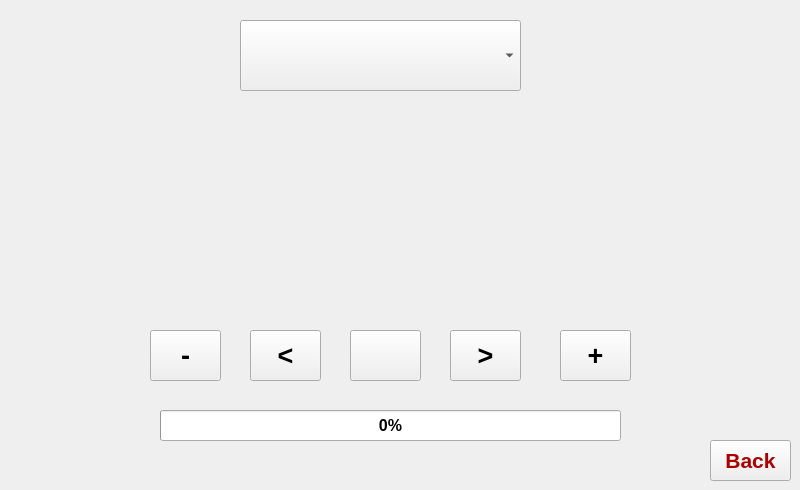
<?xml version="1.0" encoding="UTF-8"?>
<ui version="4.0">
 <class>Form</class>
 <widget class="QWidget" name="Form">
  <property name="geometry">
   <rect>
    <x>0</x>
    <y>0</y>
    <width>800</width>
    <height>490</height>
   </rect>
  </property>
  <property name="windowTitle">
   <string>Form</string>
  </property>
  <property name="windowIcon">
   <iconset>
    <normaloff>../Images/icon.png</normaloff>../Images/icon.png</iconset>
  </property>
  <property name="styleSheet">
   <string notr="true">
QProgressBar:horizontal {
    border: 1px solid #3A3939;
    text-align: center;
    padding: 1px;
    background: #201F1F;
}
QProgressBar::chunk:horizontal {
    background-color: qlineargradient(spread:reflect, x1:1, y1:0.545, x2:1, y2:0, stop:0 rgba(28, 66, 111, 255), stop:1 rgba(37, 87, 146, 255));
}

QToolTip
{
    border: 1px solid #3A3939;
    background-color: rgb(90, 102, 117);;
    color: white;
    padding: 1px;
    opacity: 200;
}

QWidget
{
    color: silver;
    background-color: #302F2F;
    selection-background-color:#3d8ec9;
    selection-color: black;
    background-clip: border;
    border-image: none;
    outline: 0;
}

QWidget:item:hover
{
    background-color: #78879b;
    color: black;
}

QWidget:item:selected
{
    background-color: #3d8ec9;
}

QCheckBox
{
    spacing: 5px;
    outline: none;
    color: #bbb;
    margin-bottom: 2px;
}

QCheckBox:disabled
{
    color: #777777;
}
QCheckBox::indicator,
QGroupBox::indicator
{
    width: 18px;
    height: 18px;
}
QGroupBox::indicator
{
    margin-left: 2px;
}

QCheckBox::indicator:unchecked,
QCheckBox::indicator:unchecked:hover,
QGroupBox::indicator:unchecked,
QGroupBox::indicator:unchecked:hover
{
    image: url(:/dark_blue/img/checkbox_unchecked.png);
}

QCheckBox::indicator:unchecked:focus,
QCheckBox::indicator:unchecked:pressed,
QGroupBox::indicator:unchecked:focus,
QGroupBox::indicator:unchecked:pressed
{
  border: none;
    image: url(:/dark_blue/img/checkbox_unchecked_focus.png);
}

QCheckBox::indicator:checked,
QCheckBox::indicator:checked:hover,
QGroupBox::indicator:checked,
QGroupBox::indicator:checked:hover
{
    image: url(:/dark_blue/img/checkbox_checked.png);
}

QCheckBox::indicator:checked:focus,
QCheckBox::indicator:checked:pressed,
QGroupBox::indicator:checked:focus,
QGroupBox::indicator:checked:pressed
{
  border: none;
    image: url(:/dark_blue/img/checkbox_checked_focus.png);
}

QCheckBox::indicator:indeterminate,
QCheckBox::indicator:indeterminate:hover,
QCheckBox::indicator:indeterminate:pressed
QGroupBox::indicator:indeterminate,
QGroupBox::indicator:indeterminate:hover,
QGroupBox::indicator:indeterminate:pressed
{
    image: url(:/dark_blue/img/checkbox_indeterminate.png);
}

QCheckBox::indicator:indeterminate:focus,
QGroupBox::indicator:indeterminate:focus
{
    image: url(:/dark_blue/img/checkbox_indeterminate_focus.png);
}

QCheckBox::indicator:checked:disabled,
QGroupBox::indicator:checked:disabled
{
    image: url(:/dark_blue/img/checkbox_checked_disabled.png);
}

QCheckBox::indicator:unchecked:disabled,
QGroupBox::indicator:unchecked:disabled
{
    image: url(:/dark_blue/img/checkbox_unchecked_disabled.png);
}

QRadioButton
{
    spacing: 5px;
    outline: none;
    color: #bbb;
    margin-bottom: 2px;
}

QRadioButton:disabled
{
    color: #777777;
}
QRadioButton::indicator
{
    width: 21px;
    height: 21px;
}

QRadioButton::indicator:unchecked,
QRadioButton::indicator:unchecked:hover
{
    image: url(:/dark_blue/img/radio_unchecked.png);
}

QRadioButton::indicator:unchecked:focus,
QRadioButton::indicator:unchecked:pressed
{
  border: none;
  outline: none;
    image: url(:/dark_blue/img/radio_unchecked_focus.png);
}

QRadioButton::indicator:checked,
QRadioButton::indicator:checked:hover
{
  border: none;
  outline: none;
    image: url(:/dark_blue/img/radio_checked.png);
}

QRadioButton::indicator:checked:focus,
QRadioButton::indicato::menu-arrowr:checked:pressed
{
  border: none;
  outline: none;
    image: url(:/dark_blue/img/radio_checked_focus.png);
}

QRadioButton::indicator:indeterminate,
QRadioButton::indicator:indeterminate:hover,
QRadioButton::indicator:indeterminate:pressed
{
        image: url(:/dark_blue/img/radio_indeterminate.png);
}

QRadioButton::indicator:checked:disabled
{
  outline: none;
  image: url(:/dark_blue/img/radio_checked_disabled.png);
}

QRadioButton::indicator:unchecked:disabled
{
    image: url(:/dark_blue/img/radio_unchecked_disabled.png);
}


QMenuBar
{
    background-color: #302F2F;
    color: silver;
}

QMenuBar::item
{
    background: transparent;
}

QMenuBar::item:selected
{
    background: transparent;
    border: 1px solid #3A3939;
}

QMenuBar::item:pressed
{
    border: 1px solid #3A3939;
    background-color: #3d8ec9;
    color: black;
    margin-bottom:-1px;
    padding-bottom:1px;
}

QMenu
{
    border: 1px solid #3A3939;
    color: silver;
    margin: 1px;
}

QMenu::icon
{
    margin: 1px;
}

QMenu::item
{
    padding: 2px 2px 2px 25px;
    margin-left: 5px;
    border: 1px solid transparent; /* reserve space for selection border */
}

QMenu::item:selected
{
    color: black;
}

QMenu::separator {
    height: 2px;
    background: lightblue;
    margin-left: 10px;
    margin-right: 5px;
}

QMenu::indicator {
    width: 16px;
    height: 16px;
}

/* non-exclusive indicator = check box style indicator
   (see QActionGroup::setExclusive) */
QMenu::indicator:non-exclusive:unchecked {
    image: url(:/dark_blue/img/checkbox_unchecked.png);
}

QMenu::indicator:non-exclusive:unchecked:selected {
    image: url(:/dark_blue/img/checkbox_unchecked_disabled.png);
}

QMenu::indicator:non-exclusive:checked {
    image: url(:/dark_blue/img/checkbox_checked.png);
}

QMenu::indicator:non-exclusive:checked:selected {
    image: url(:/dark_blue/img/checkbox_checked_disabled.png);
}

/* exclusive indicator = radio button style indicator (see QActionGroup::setExclusive) */
QMenu::indicator:exclusive:unchecked {
    image: url(:/dark_blue/img/radio_unchecked.png);
}

QMenu::indicator:exclusive:unchecked:selected {
    image: url(:/dark_blue/img/radio_unchecked_disabled.png);
}

QMenu::indicator:exclusive:checked {
    image: url(:/dark_blue/img/radio_checked.png);
}

QMenu::indicator:exclusive:checked:selected {
    image: url(:/dark_blue/img/radio_checked_disabled.png);
}

QMenu::right-arrow {
    margin: 5px;
    image: url(:/dark_blue/img/right_arrow.png)
}


QWidget:disabled
{
    color: #808080;
    background-color: #302F2F;
}

QAbstractItemView
{
    alternate-background-color: #3A3939;
    color: silver;
    border: 1px solid 3A3939;
    border-radius: 2px;
    padding: 1px;
}

QWidget:focus, QMenuBar:focus
{
    border: 1px solid #78879b;
}

QTabWidget:focus, QCheckBox:focus, QRadioButton:focus, QSlider:focus
{
    border: none;
}

QLineEdit
{
    background-color: #201F1F;
    padding: 2px;
    border-style: solid;
    border: 1px solid #3A3939;
    border-radius: 2px;
    color: silver;
}

QGroupBox {
    border:1px solid #3A3939;
    border-radius: 2px;
    margin-top: 20px;
    background-color: #302F2F;
    color: silver;
}

QGroupBox::title {
    subcontrol-origin: margin;
    subcontrol-position: top center;
    padding-left: 10px;
    padding-right: 10px;
    padding-top: 10px;
}

QAbstractScrollArea
{
    border-radius: 2px;
    border: 1px solid #3A3939;
    background-color: transparent;
}

QScrollBar:horizontal
{
    height: 15px;
    margin: 3px 15px 3px 15px;
    border: 1px transparent #2A2929;
    border-radius: 4px;
    background-color: #2A2929;
}

QScrollBar::handle:horizontal
{
    background-color: #605F5F;
    min-width: 5px;
    border-radius: 4px;
}

QScrollBar::add-line:horizontal
{
    margin: 0px 3px 0px 3px;
    border-image: url(:/dark_blue/img/right_arrow_disabled.png);
    width: 10px;
    height: 10px;
    subcontrol-position: right;
    subcontrol-origin: margin;
}

QScrollBar::sub-line:horizontal
{
    margin: 0px 3px 0px 3px;
    border-image: url(:/dark_blue/img/left_arrow_disabled.png);
    height: 10px;
    width: 10px;
    subcontrol-position: left;
    subcontrol-origin: margin;
}

QScrollBar::add-line:horizontal:hover,QScrollBar::add-line:horizontal:on
{
    border-image: url(:/dark_blue/img/right_arrow.png);
    height: 10px;
    width: 10px;
    subcontrol-position: right;
    subcontrol-origin: margin;
}


QScrollBar::sub-line:horizontal:hover, QScrollBar::sub-line:horizontal:on
{
    border-image: url(:/dark_blue/img/left_arrow.png);
    height: 10px;
    width: 10px;
    subcontrol-position: left;
    subcontrol-origin: margin;
}

QScrollBar::up-arrow:horizontal, QScrollBar::down-arrow:horizontal
{
    background: none;
}


QScrollBar::add-page:horizontal, QScrollBar::sub-page:horizontal
{
    background: none;
}

QScrollBar:vertical
{
    background-color: #2A2929;
    width: 15px;
    margin: 15px 3px 15px 3px;
    border: 1px transparent #2A2929;
    border-radius: 4px;
}

QScrollBar::handle:vertical
{
    background-color: #605F5F;
    min-height: 5px;
    border-radius: 4px;
}

QScrollBar::sub-line:vertical
{
    margin: 3px 0px 3px 0px;
    border-image: url(:/dark_blue/img/up_arrow_disabled.png);
    height: 10px;
    width: 10px;
    subcontrol-position: top;
    subcontrol-origin: margin;
}

QScrollBar::add-line:vertical
{
    margin: 3px 0px 3px 0px;
    border-image: url(:/dark_blue/img/down_arrow_disabled.png);
    height: 10px;
    width: 10px;
    subcontrol-position: bottom;
    subcontrol-origin: margin;
}

QScrollBar::sub-line:vertical:hover,QScrollBar::sub-line:vertical:on
{

    border-image: url(:/dark_blue/img/up_arrow.png);
    height: 10px;
    width: 10px;
    subcontrol-position: top;
    subcontrol-origin: margin;
}


QScrollBar::add-line:vertical:hover, QScrollBar::add-line:vertical:on
{
    border-image: url(:/dark_blue/img/down_arrow.png);
    height: 10px;
    width: 10px;
    subcontrol-position: bottom;
    subcontrol-origin: margin;
}

QScrollBar::up-arrow:vertical, QScrollBar::down-arrow:vertical
{
    background: none;
}


QScrollBar::add-page:vertical, QScrollBar::sub-page:vertical
{
    background: none;
}

QTextEdit
{
    background-color: #201F1F;
    color: silver;
    border: 1px solid #3A3939;
}

QPlainTextEdit
{
    background-color: #201F1F;;
    color: silver;
    border-radius: 2px;
    border: 1px solid #3A3939;
}

QHeaderView::section
{
    background-color: #3A3939;
    color: silver;
    padding-left: 4px;
    border: 1px solid #6c6c6c;
}

QSizeGrip {
    image: url(:/dark_blue/img/sizegrip.png);
    width: 12px;
    height: 12px;
}

QMainWindow
{
    background-color: #302F2F;

}

QMainWindow::separator
{
    background-color: #302F2F;
    color: white;
    padding-left: 4px;
    spacing: 2px;
    border: 1px dashed #3A3939;
}

QMainWindow::separator:hover
{

    background-color: #787876;
    color: white;
    padding-left: 4px;
    border: 1px solid #3A3939;
    spacing: 2px;
}


QMenu::separator
{
    height: 1px;
    background-color: #3A3939;
    color: white;
    padding-left: 4px;
    margin-left: 10px;
    margin-right: 5px;
}


QFrame
{
    border-radius: 2px;
    border: 1px solid #444;
}

QFrame[frameShape=&quot;0&quot;]
{
    border-radius: 2px;
    border: 1px transparent #444;
}

QStackedWidget
{
    background-color: #302F2F;
    border: 1px transparent black;
}

QToolBar {
    border: 1px transparent #393838;
    background: 1px solid #302F2F;
    font-weight: bold;
}

QToolBar::handle:horizontal {
    image: url(:/dark_blue/img/Hmovetoolbar.png);
}
QToolBar::handle:vertical {
    image: url(:/dark_blue/img/Vmovetoolbar.png);
}
QToolBar::separator:horizontal {
    image: url(:/dark_blue/img/Hsepartoolbar.png);
}
QToolBar::separator:vertical {
    image: url(:/dark_blue/img/Vsepartoolbars.png);
}

QPushButton
{
    color: silver;
    background-color: #302F2F;
    border-width: 2px;
    border-color: #4A4949;
    border-style: solid;
    padding-top: 2px;
    padding-bottom: 2px;
    padding-left: 10px;
    padding-right: 10px;
    border-radius: 12px;
    /* outline: none; */
    /* min-width: 40px; */
}

QPushButton:disabled
{
    background-color: #302F2F;
    border-width: 2px;
    border-color: #3A3939;
    border-style: solid;
    padding-top: 2px;
    padding-bottom: 2px;
    padding-left: 10px;
    padding-right: 10px;
    /*border-radius: 2px;*/
    color: #808080;
}

QPushButton:focus {
    background-color: #3d8ec9;
    color: white;
}

QComboBox
{
    selection-background-color: #3d8ec9;
    background-color: #201F1F;
    border-style: solid;
    border: 1px solid #3A3939;
    border-radius: 2px;
    padding: 2px;
    min-width: 75px;
}

QPushButton:checked{
    background-color: #4A4949;
    border-color: #6A6969;
}

QPushButton:hover {
    border: 2px solid #78879b;
    color: silver;
}

QComboBox:hover, QAbstractSpinBox:hover,QLineEdit:hover,QTextEdit:hover,QPlainTextEdit:hover,QAbstractView:hover,QTreeView:hover
{
    border: 1px solid #78879b;
    color: silver;
}

QComboBox:on
{
    background-color: #626873;
    padding-top: 3px;
    padding-left: 4px;
    selection-background-color: #4a4a4a;
}

QComboBox QAbstractItemView
{
    background-color: #201F1F;
    border-radius: 2px;
    border: 1px solid #444;
    selection-background-color: #3d8ec9;
    color: silver;
}

QComboBox::drop-down
{
    subcontrol-origin: padding;
    subcontrol-position: top right;
    width: 15px;

    border-left-width: 0px;
    border-left-color: darkgray;
    border-left-style: solid;
    border-top-right-radius: 3px;
    border-bottom-right-radius: 3px;
}

QComboBox::down-arrow
{
    image: url(:/dark_blue/img/down_arrow_disabled.png);
}

QComboBox::down-arrow:on, QComboBox::down-arrow:hover,
QComboBox::down-arrow:focus
{
    image: url(:/dark_blue/img/down_arrow.png);
}

QPushButton:pressed
{
    background-color: #484846;
}

QAbstractSpinBox {
    padding-top: 2px;
    padding-bottom: 2px;
    border: 1px solid #3A3939;
    background-color: #201F1F;
    color: silver;
    border-radius: 2px;
    min-width: 75px;
}

QAbstractSpinBox:up-button
{
    background-color: transparent;
    subcontrol-origin: border;
    subcontrol-position: top right;
}

QAbstractSpinBox:down-button
{
    background-color: transparent;
    subcontrol-origin: border;
    subcontrol-position: bottom right;
}

QAbstractSpinBox::up-arrow,QAbstractSpinBox::up-arrow:disabled,QAbstractSpinBox::up-arrow:off {
    image: url(:/dark_blue/img/up_arrow_disabled.png);
    width: 10px;
    height: 10px;
}
QAbstractSpinBox::up-arrow:hover
{
    image: url(:/dark_blue/img/up_arrow.png);
}


QAbstractSpinBox::down-arrow,QAbstractSpinBox::down-arrow:disabled,QAbstractSpinBox::down-arrow:off
{
    image: url(:/dark_blue/img/down_arrow_disabled.png);
    width: 10px;
    height: 10px;
}
QAbstractSpinBox::down-arrow:hover
{
    image: url(:/dark_blue/img/down_arrow.png);
}


QLabel
{
    border: 0px solid black;
}

QTabWidget{
    border: 1px transparent black;
}

QTabWidget::pane {
    border: 1px solid #444;
    border-radius: 3px;
    padding: 3px;
}

QTabBar
{
    qproperty-drawBase: 0;
    left: 5px; /* move to the right by 5px */
}

QTabBar:focus
{
    border: 0px transparent black;
}

QTabBar::close-button  {
    image: url(:/dark_blue/img/close.png);
    background: transparent;
}

QTabBar::close-button:hover
{
    image: url(:/dark_blue/img/close-hover.png);
    background: transparent;
}

QTabBar::close-button:pressed {
    image: url(:/dark_blue/img/close-pressed.png);
    background: transparent;
}

/* TOP TABS */
QTabBar::tab:top {
    color: #b1b1b1;
    border: 1px solid #4A4949;
    border-bottom: 1px transparent black;
    background-color: #302F2F;
    padding: 5px;
    border-top-left-radius: 2px;
    border-top-right-radius: 2px;
}

QTabBar::tab:top:!selected
{
    color: #b1b1b1;
    background-color: #201F1F;
    border: 1px transparent #4A4949;
    border-bottom: 1px transparent #4A4949;
    border-top-left-radius: 0px;
    border-top-right-radius: 0px;
}

QTabBar::tab:top:!selected:hover {
    background-color: #48576b;
}

/* BOTTOM TABS */
QTabBar::tab:bottom {
    color: #b1b1b1;
    border: 1px solid #4A4949;
    border-top: 1px transparent black;
    background-color: #302F2F;
    padding: 5px;
    border-bottom-left-radius: 2px;
    border-bottom-right-radius: 2px;
}

QTabBar::tab:bottom:!selected
{
    color: #b1b1b1;
    background-color: #201F1F;
    border: 1px transparent #4A4949;
    border-top: 1px transparent #4A4949;
    border-bottom-left-radius: 0px;
    border-bottom-right-radius: 0px;
}

QTabBar::tab:bottom:!selected:hover {
    background-color: #78879b;
}

/* LEFT TABS */
QTabBar::tab:left {
    color: #b1b1b1;
    border: 1px solid #4A4949;
    border-left: 1px transparent black;
    background-color: #302F2F;
    padding: 5px;
    border-top-right-radius: 2px;
    border-bottom-right-radius: 2px;
}

QTabBar::tab:left:!selected
{
    color: #b1b1b1;
    background-color: #201F1F;
    border: 1px transparent #4A4949;
    border-right: 1px transparent #4A4949;
    border-top-right-radius: 0px;
    border-bottom-right-radius: 0px;
}

QTabBar::tab:left:!selected:hover {
    background-color: #48576b;
}


/* RIGHT TABS */
QTabBar::tab:right {
    color: #b1b1b1;
    border: 1px solid #4A4949;
    border-right: 1px transparent black;
    background-color: #302F2F;
    padding: 5px;
    border-top-left-radius: 2px;
    border-bottom-left-radius: 2px;
}

QTabBar::tab:right:!selected
{
    color: #b1b1b1;
    background-color: #201F1F;
    border: 1px transparent #4A4949;
    border-right: 1px transparent #4A4949;
    border-top-left-radius: 0px;
    border-bottom-left-radius: 0px;
}

QTabBar::tab:right:!selected:hover {
    background-color: #48576b;
}

QTabBar QToolButton::right-arrow:enabled {
     image: url(:/dark_blue/img/right_arrow.png);
 }

 QTabBar QToolButton::left-arrow:enabled {
     image: url(:/dark_blue/img/left_arrow.png);
 }

QTabBar QToolButton::right-arrow:disabled {
     image: url(:/dark_blue/img/right_arrow_disabled.png);
 }

 QTabBar QToolButton::left-arrow:disabled {
     image: url(:/dark_blue/img/left_arrow_disabled.png);
 }


QDockWidget {
    border: 1px solid #403F3F;
    titlebar-close-icon: url(:/dark_blue/img/close.png);
    titlebar-normal-icon: url(:/dark_blue/img/undock.png);
}

QDockWidget::close-button, QDockWidget::float-button {
    border: 1px solid transparent;
    border-radius: 2px;
    background: transparent;
}

QDockWidget::close-button:hover, QDockWidget::float-button:hover {
    background: rgba(255, 255, 255, 10);
}

QDockWidget::close-button:pressed, QDockWidget::float-button:pressed {
    padding: 1px -1px -1px 1px;
    background: rgba(255, 255, 255, 10);
}

QTreeView, QListView, QTextBrowser, AtLineEdit, AtLineEdit::hover {
    border: 1px solid #444;
    background-color: silver;
    border-radius: 3px;
    margin-left: 3px;
    color: black;
}

QTreeView:branch:selected, QTreeView:branch:hover {
    background: url(:/dark_blue/img/transparent.png);
}

QTreeView::branch:has-siblings:!adjoins-item {
    border-image: url(:/dark_blue/img/transparent.png);
}

QTreeView::branch:has-siblings:adjoins-item {
    border-image: url(:/dark_blue/img/transparent.png);
}

QTreeView::branch:!has-children:!has-siblings:adjoins-item {
    border-image: url(:/dark_blue/img/transparent.png);
}

QTreeView::branch:has-children:!has-siblings:closed,
QTreeView::branch:closed:has-children:has-siblings {
    image: url(:/dark_blue/img/branch_closed.png);
}

QTreeView::branch:open:has-children:!has-siblings,
QTreeView::branch:open:has-children:has-siblings  {
    image: url(:/dark_blue/img/branch_open.png);
}

QTreeView::branch:has-children:!has-siblings:closed:hover,
QTreeView::branch:closed:has-children:has-siblings:hover {
    image: url(:/dark_blue/img/branch_closed-on.png);
    }

QTreeView::branch:open:has-children:!has-siblings:hover,
QTreeView::branch:open:has-children:has-siblings:hover  {
    image: url(:/dark_blue/img/branch_open-on.png);
    }

QListView::item:!selected:hover, QListView::item:!selected:hover, QTreeView::item:!selected:hover  {
    background: rgba(0, 0, 0, 0);
    outline: 0;
    color: #FFFFFF
}

QListView::item:selected:hover, QListView::item:selected:hover, QTreeView::item:selected:hover  {
    background: #3d8ec9;
    color: #FFFFFF;
}

QSlider::groove:horizontal {
    border: 1px solid #3A3939;
    height: 8px;
    background: #201F1F;
    margin: 2px 0;
    border-radius: 2px;
}

QSlider::handle:horizontal {
    background: QLinearGradient( x1: 0, y1: 0, x2: 0, y2: 1,
      stop: 0.0 silver, stop: 0.2 #a8a8a8, stop: 1 #727272);
    border: 1px solid #3A3939;
    width: 14px;
    height: 14px;
    margin: -4px 0;
    border-radius: 2px;
}

QSlider::groove:vertical {
    border: 1px solid #3A3939;
    width: 8px;
    background: #201F1F;
    margin: 0 0px;
    border-radius: 2px;
}

QSlider::handle:vertical {
    background: QLinearGradient( x1: 0, y1: 0, x2: 0, y2: 1, stop: 0.0 silver,
    stop: 0.2 #a8a8a8, stop: 1 #727272);
    border: 1px solid #3A3939;
    width: 14px;
    height: 14px;
    margin: 0 -4px;
    border-radius: 2px;
}

QToolButton {
    /*  background-color: transparent; */
    border: 2px transparent #4A4949;
    border-radius: 4px;
    background-color: dimgray;
    margin: 2px;
    padding: 2px;
}

QToolButton[popupMode=&quot;1&quot;] { /* only for MenuButtonPopup */
 padding-right: 20px; /* make way for the popup button */
 border: 2px transparent #4A4949;
 border-radius: 4px;
}

QToolButton[popupMode=&quot;2&quot;] { /* only for InstantPopup */
 padding-right: 10px; /* make way for the popup button */
 border: 2px transparent #4A4949;
}


QToolButton:hover, QToolButton::menu-button:hover {
    border: 2px solid #78879b;
}

QToolButton:checked, QToolButton:pressed,
    QToolButton::menu-button:pressed {
    background-color: #4A4949;
    border: 2px solid #78879b;
}

/* the subcontrol below is used only in the InstantPopup or DelayedPopup mode */
QToolButton::menu-indicator {
    image: url(:/dark_blue/img/down_arrow.png);
    top: -7px; left: -2px; /* shift it a bit */
}

/* the subcontrols below are used only in the MenuButtonPopup mode */
QToolButton::menu-button {
    border: 1px transparent #4A4949;
    border-top-right-radius: 6px;
    border-bottom-right-radius: 6px;
    /* 16px width + 4px for border = 20px allocated above */
    width: 16px;
    outline: none;
}

QToolButton::menu-arrow {
    image: url(:/dark_blue/img/down_arrow.png);
}

QToolButton::menu-arrow:open {
    top: 1px; left: 1px; /* shift it a bit */
    border: 1px solid #3A3939;
}

QPushButton::menu-indicator  {
    subcontrol-origin: padding;
    subcontrol-position: bottom right;
    left: 4px;
}

QTableView
{
    border: 1px solid #444;
    gridline-color: #6c6c6c;
    background-color: #201F1F;
}


QTableView, QHeaderView
{
    border-radius: 0px;
}

QTableView::item:pressed, QListView::item:pressed, QTreeView::item:pressed  {
    background: #78879b;
    color: #FFFFFF;
}

QTableView::item:selected:active, QTreeView::item:selected:active, QListView::item:selected:active  {
    background: #3d8ec9;
    color: #FFFFFF;
}


QHeaderView
{
    border: 1px transparent;
    border-radius: 2px;
    margin: 0px;
    padding: 0px;
}

QHeaderView::section  {
    background-color: #3A3939;
    color: silver;
    padding: 4px;
    border: 1px solid #6c6c6c;
    border-radius: 0px;
    text-align: center;
}

QHeaderView::section::vertical::first, QHeaderView::section::vertical::only-one
{
    border-top: 1px solid #6c6c6c;
}

QHeaderView::section::vertical
{
    border-top: transparent;
}

QHeaderView::section::horizontal::first, QHeaderView::section::horizontal::only-one
{
    border-left: 1px solid #6c6c6c;
}

QHeaderView::section::horizontal
{
    border-left: transparent;
}


QHeaderView::section:checked
 {
    color: white;
    background-color: #5A5959;
 }

 /* style the sort indicator */
QHeaderView::down-arrow {
    image: url(:/dark_blue/img/down_arrow.png);
}

QHeaderView::up-arrow {
    image: url(:/dark_blue/img/up_arrow.png);
}


QTableCornerButton::section {
    background-color: #3A3939;
    border: 1px solid #3A3939;
    border-radius: 2px;
}

QToolBox  {
    padding: 3px;
    border: 1px transparent black;
}

QToolBox::tab {
    color: #b1b1b1;
    background-color: #302F2F;
    border: 1px solid #4A4949;
    border-bottom: 1px transparent #302F2F;
    border-top-left-radius: 5px;
    border-top-right-radius: 5px;
}

 QToolBox::tab:selected { /* italicize selected tabs */
    font: italic;
    background-color: #302F2F;
    border-color: #3d8ec9;
 }

QStatusBar::item {
    border: 1px solid #3A3939;
    border-radius: 2px;
 }


QFrame[height=&quot;3&quot;], QFrame[width=&quot;3&quot;] {
    background-color: #AAA;
}


QSplitter::handle {
    border: 1px dashed #3A3939;
}

QSplitter::handle:hover {
    background-color: #787876;
    border: 1px solid #3A3939;
}

QSplitter::handle:horizontal {
    width: 1px;
}

QSplitter::handle:vertical {
    height: 1px;
}

QListWidget {
    background-color: silver;
    border-radius: 5px;
    margin-left: 5px;
}

QListWidget::item {
    color: black;
}

QMessageBox {
    messagebox-critical-icon	: url(:/dark_blue/img/critical.png);
    messagebox-information-icon	: url(:/dark_blue/img/information.png);
    messagebox-question-icon	: url(:/dark_blue/img/question.png);
    messagebox-warning-icon:    : url(:/dark_blue/img/warning.png);
}

ColorButton::enabled {
    border-radius: 0px;
    border: 1px solid #444444;
}

ColorButton::disabled {
    border-radius: 0px;
    border: 1px solid #AAAAAA;
}</string>
  </property>
  <widget class="QPushButton" name="DecreaseSound">
   <property name="geometry">
    <rect>
     <x>150</x>
     <y>330</y>
     <width>71</width>
     <height>51</height>
    </rect>
   </property>
   <property name="font">
    <font>
     <pointsize>20</pointsize>
     <weight>75</weight>
     <bold>true</bold>
    </font>
   </property>
   <property name="text">
    <string>-</string>
   </property>
  </widget>
  <widget class="QLabel" name="label_2">
   <property name="geometry">
    <rect>
     <x>110</x>
     <y>410</y>
     <width>41</width>
     <height>31</height>
    </rect>
   </property>
   <property name="text">
    <string/>
   </property>
   <property name="pixmap">
    <pixmap>../Images/Daco_5638695.png</pixmap>
   </property>
   <property name="scaledContents">
    <bool>true</bool>
   </property>
  </widget>
  <widget class="QLabel" name="MusicPhoto">
   <property name="geometry">
    <rect>
     <x>250</x>
     <y>100</y>
     <width>261</width>
     <height>221</height>
    </rect>
   </property>
   <property name="font">
    <font>
     <pointsize>30</pointsize>
    </font>
   </property>
   <property name="text">
    <string/>
   </property>
   <property name="pixmap">
    <pixmap>../Images/music.png</pixmap>
   </property>
   <property name="scaledContents">
    <bool>true</bool>
   </property>
  </widget>
  <widget class="QPushButton" name="playButton">
   <property name="geometry">
    <rect>
     <x>350</x>
     <y>330</y>
     <width>71</width>
     <height>51</height>
    </rect>
   </property>
   <property name="font">
    <font>
     <pointsize>20</pointsize>
     <weight>75</weight>
     <bold>true</bold>
    </font>
   </property>
   <property name="text">
    <string/>
   </property>
   <property name="iconSize">
    <size>
     <width>25</width>
     <height>25</height>
    </size>
   </property>
  </widget>
  <widget class="QLabel" name="label">
   <property name="geometry">
    <rect>
     <x>630</x>
     <y>400</y>
     <width>41</width>
     <height>41</height>
    </rect>
   </property>
   <property name="text">
    <string/>
   </property>
   <property name="pixmap">
    <pixmap>../Images/500px-Speaker_Icon.svg.png</pixmap>
   </property>
   <property name="scaledContents">
    <bool>true</bool>
   </property>
  </widget>
  <widget class="QProgressBar" name="Sound">
   <property name="geometry">
    <rect>
     <x>160</x>
     <y>410</y>
     <width>461</width>
     <height>31</height>
    </rect>
   </property>
   <property name="font">
    <font>
     <pointsize>12</pointsize>
     <weight>75</weight>
     <bold>true</bold>
    </font>
   </property>
   <property name="value">
    <number>0</number>
   </property>
  </widget>
  <widget class="QPushButton" name="IncreaseSound">
   <property name="geometry">
    <rect>
     <x>560</x>
     <y>330</y>
     <width>71</width>
     <height>51</height>
    </rect>
   </property>
   <property name="font">
    <font>
     <pointsize>20</pointsize>
     <weight>75</weight>
     <bold>true</bold>
    </font>
   </property>
   <property name="text">
    <string>+</string>
   </property>
  </widget>
  <widget class="QPushButton" name="PreviousMusic">
   <property name="geometry">
    <rect>
     <x>250</x>
     <y>330</y>
     <width>71</width>
     <height>51</height>
    </rect>
   </property>
   <property name="font">
    <font>
     <pointsize>20</pointsize>
     <weight>75</weight>
     <bold>true</bold>
    </font>
   </property>
   <property name="text">
    <string>&lt;</string>
   </property>
  </widget>
  <widget class="QPushButton" name="NextMusic">
   <property name="geometry">
    <rect>
     <x>450</x>
     <y>330</y>
     <width>71</width>
     <height>51</height>
    </rect>
   </property>
   <property name="font">
    <font>
     <pointsize>20</pointsize>
     <weight>75</weight>
     <bold>true</bold>
    </font>
   </property>
   <property name="text">
    <string>&gt;</string>
   </property>
  </widget>
  <widget class="QComboBox" name="MusicList">
   <property name="geometry">
    <rect>
     <x>240</x>
     <y>20</y>
     <width>281</width>
     <height>71</height>
    </rect>
   </property>
   <property name="font">
    <font>
     <pointsize>16</pointsize>
     <weight>75</weight>
     <bold>true</bold>
    </font>
   </property>
   <property name="layoutDirection">
    <enum>Qt::LeftToRight</enum>
   </property>
   <property name="autoFillBackground">
    <bool>false</bool>
   </property>
   <property name="styleSheet">
    <string notr="true">QComboBox{
justify-content: center;
align-items: center;
}</string>
   </property>
   <property name="currentText">
    <string/>
   </property>
   <property name="sizeAdjustPolicy">
    <enum>QComboBox::AdjustToContentsOnFirstShow</enum>
   </property>
  </widget>
  <widget class="QPushButton" name="back">
   <property name="geometry">
    <rect>
     <x>710</x>
     <y>440</y>
     <width>81</width>
     <height>41</height>
    </rect>
   </property>
   <property name="font">
    <font>
     <pointsize>16</pointsize>
     <weight>75</weight>
     <bold>true</bold>
    </font>
   </property>
   <property name="styleSheet">
    <string notr="true">color: rgb(170, 0, 0);</string>
   </property>
   <property name="text">
    <string>Back</string>
   </property>
  </widget>
 </widget>
 <resources/>
 <connections/>
</ui>
